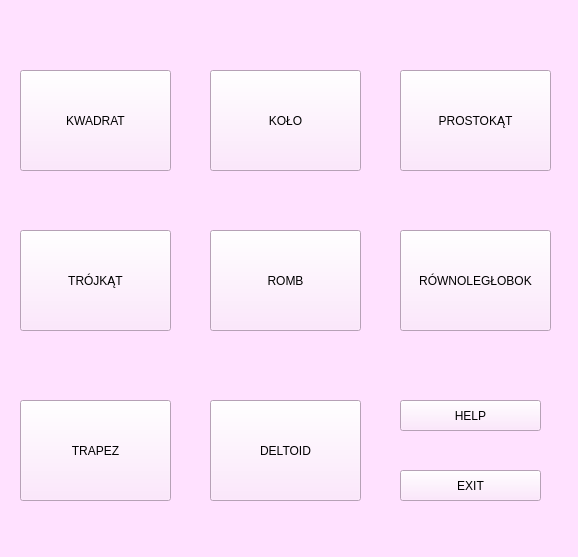
<?xml version="1.0" encoding="UTF-8"?>
<ui version="4.0">
 <class>Form</class>
 <widget class="QWidget" name="Form">
  <property name="geometry">
   <rect>
    <x>0</x>
    <y>0</y>
    <width>578</width>
    <height>557</height>
   </rect>
  </property>
  <property name="windowTitle">
   <string>Form</string>
  </property>
  <property name="styleSheet">
   <string notr="true">background:rgb(255, 225, 255)</string>
  </property>
  <widget class="QPushButton" name="KwadratButton">
   <property name="enabled">
    <bool>true</bool>
   </property>
   <property name="geometry">
    <rect>
     <x>20</x>
     <y>70</y>
     <width>151</width>
     <height>101</height>
    </rect>
   </property>
   <property name="mouseTracking">
    <bool>false</bool>
   </property>
   <property name="tabletTracking">
    <bool>false</bool>
   </property>
   <property name="acceptDrops">
    <bool>false</bool>
   </property>
   <property name="autoFillBackground">
    <bool>false</bool>
   </property>
   <property name="styleSheet">
    <string notr="true">background:rgb(0, 153, 255)
QPuschButton(color: black)

</string>
   </property>
   <property name="text">
    <string>KWADRAT</string>
   </property>
   <property name="checkable">
    <bool>false</bool>
   </property>
   <property name="autoRepeat">
    <bool>false</bool>
   </property>
   <property name="autoDefault">
    <bool>false</bool>
   </property>
   <property name="default">
    <bool>false</bool>
   </property>
   <property name="flat">
    <bool>false</bool>
   </property>
  </widget>
  <widget class="QPushButton" name="koloBUTTON">
   <property name="geometry">
    <rect>
     <x>210</x>
     <y>70</y>
     <width>151</width>
     <height>101</height>
    </rect>
   </property>
   <property name="styleSheet">
    <string notr="true">background:rgb(0, 153, 255)
QPuschButton(color: black)

</string>
   </property>
   <property name="text">
    <string>KOŁO</string>
   </property>
  </widget>
  <widget class="QPushButton" name="prostokatBUTTON">
   <property name="geometry">
    <rect>
     <x>400</x>
     <y>70</y>
     <width>151</width>
     <height>101</height>
    </rect>
   </property>
   <property name="styleSheet">
    <string notr="true">background:rgb(0, 153, 255)
QPuschButton(color: black)

</string>
   </property>
   <property name="text">
    <string>PROSTOKĄT</string>
   </property>
  </widget>
  <widget class="QPushButton" name="rownoleglobokBUTTON">
   <property name="geometry">
    <rect>
     <x>400</x>
     <y>230</y>
     <width>151</width>
     <height>101</height>
    </rect>
   </property>
   <property name="styleSheet">
    <string notr="true">background:rgb(0, 153, 255)
QPuschButton(color: black)

</string>
   </property>
   <property name="text">
    <string>RÓWNOLEGŁOBOK</string>
   </property>
  </widget>
  <widget class="QPushButton" name="trojkatBUTTON">
   <property name="geometry">
    <rect>
     <x>20</x>
     <y>230</y>
     <width>151</width>
     <height>101</height>
    </rect>
   </property>
   <property name="styleSheet">
    <string notr="true">background:rgb(0, 153, 255)
QPuschButton(color: black)

</string>
   </property>
   <property name="text">
    <string>TRÓJKĄT</string>
   </property>
  </widget>
  <widget class="QPushButton" name="rombBUTTON">
   <property name="geometry">
    <rect>
     <x>210</x>
     <y>230</y>
     <width>151</width>
     <height>101</height>
    </rect>
   </property>
   <property name="styleSheet">
    <string notr="true">background:rgb(0, 153, 255)
QPuschButton(color: black)

</string>
   </property>
   <property name="text">
    <string>ROMB</string>
   </property>
  </widget>
  <widget class="QPushButton" name="exitBUTTON">
   <property name="geometry">
    <rect>
     <x>400</x>
     <y>470</y>
     <width>141</width>
     <height>31</height>
    </rect>
   </property>
   <property name="styleSheet">
    <string notr="true">background:rgb(0, 153, 255)
QPuschButton(color: black)

</string>
   </property>
   <property name="text">
    <string>EXIT</string>
   </property>
  </widget>
  <widget class="QPushButton" name="trapezBUTTON">
   <property name="geometry">
    <rect>
     <x>20</x>
     <y>400</y>
     <width>151</width>
     <height>101</height>
    </rect>
   </property>
   <property name="styleSheet">
    <string notr="true">background:rgb(0, 153, 255)
QPuschButton(color: black)

</string>
   </property>
   <property name="text">
    <string>TRAPEZ</string>
   </property>
  </widget>
  <widget class="QPushButton" name="pushButton_9">
   <property name="geometry">
    <rect>
     <x>210</x>
     <y>400</y>
     <width>151</width>
     <height>101</height>
    </rect>
   </property>
   <property name="styleSheet">
    <string notr="true">background:rgb(0, 153, 255)
QPuschButton(color: black)

</string>
   </property>
   <property name="text">
    <string>DELTOID</string>
   </property>
  </widget>
  <widget class="QPushButton" name="helpButton">
   <property name="geometry">
    <rect>
     <x>400</x>
     <y>400</y>
     <width>141</width>
     <height>31</height>
    </rect>
   </property>
   <property name="styleSheet">
    <string notr="true">background:rgb(0, 153, 255)
QPuschButton(color: black)

</string>
   </property>
   <property name="text">
    <string>HELP</string>
   </property>
  </widget>
 </widget>
 <resources/>
 <connections/>
</ui>
